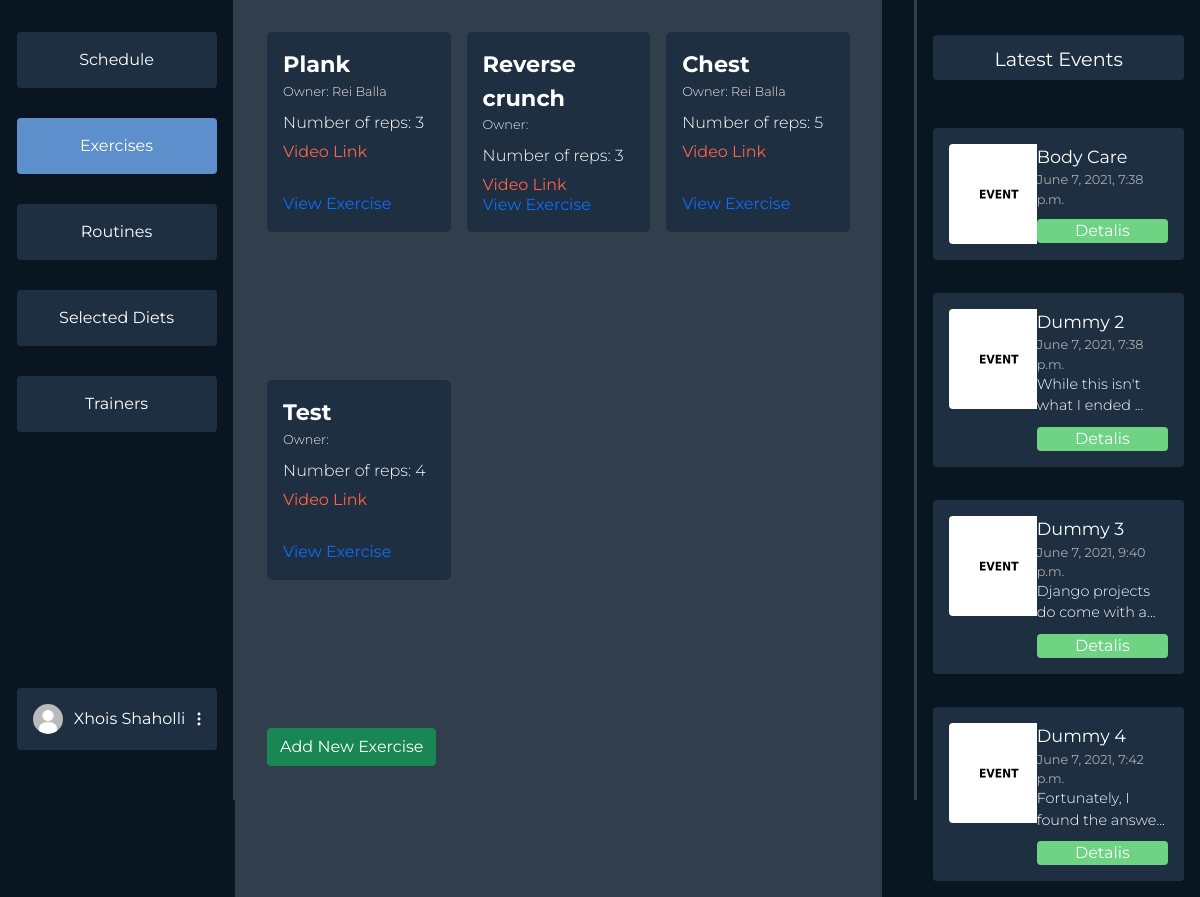
The app's page /dashboard/exercises/ (signed in) with its own data.
### users/models.py (models this page shows, shortened)
class Profile(models.Model):
    user = models.OneToOneField(User, on_delete=models.CASCADE)
    profile_photo = models.ImageField(
        upload_to='media/profiles/', default='profiles/default.jpg')
    height = models.FloatField(default=170.0)
    weight = models.FloatField(default=60.0)
    weight_goal = models.FloatField(default=70.0)
    GENDER_CHOICES = (('F', 'Female'), ('M', 'Male'), ('O', 'Other'))
    gender = models.CharField(
        max_length=9, choices=GENDER_CHOICES, default=GENDER_CHOICES[0])
    FREQUENCY = (
        ('3x', '3 Times a Week'),
        ('4x', '4 Times a Week'),
        ('5x', '5 Times a Week'),
        ('6x', '6 Times a Week'),
    )
    week_frequency = models.CharField(
        max_length=20, choices=FREQUENCY, default=FREQUENCY[0])
    profile_complete = models.BooleanField(default=False)
    selected_diets = models.ManyToManyField(DietPlan, blank=True)
    age = models.IntegerField(null=True)

### dashboards/models.py (models this page shows, shortened)
class Exercise(models.Model):
    owner = models.ForeignKey(User, on_delete=CASCADE,
                              related_name='%(class)s_username', null=True)
    selected_by = models.ManyToManyField(User)
    title = models.CharField(max_length=60, blank=True)
    reps = models.IntegerField(default=3, blank=True)
    desc = models.TextField(blank=True)
    link = models.CharField(max_length=300, blank=True)

class Event(models.Model):
    title = models.CharField(max_length=60, blank=True)
    date = models.DateTimeField(default=datetime.now(), blank=True)
    desc = models.TextField(blank=True)
    thumbnail = models.ImageField(
        upload_to='events/', default='events/default.jpg')

### dashboards/user_views.py (the view)
# urls.py: path('exercises/', user_views.exercises,
@login_required(login_url='login')
def exercises(request):
    events = Event.objects.all()[:4]
    exercises = Exercise.objects.all()
    context = {'options': EXERCISES_NAV,
               'events': events, 'exercises': exercises}
    return render(request, 'dashboards/user/exercises.html', context)

### dashboards/templates/dashboards/user/exercises.html (shortened to what this page needs)
{% extends 'dashboards/user/dashboard.html' %}
{% load static %}
{% block styles %}
<link rel="stylesheet" href="{% static 'css/dashboards/exercises.css' %}">
{% endblock styles %}
{% block middle %}
<div class="exercises">
{% for exercise in exercises %}
    <div class="exercise-card">
        <div class="left-exercise-card">
            <div class="ex-header">
                <div class="exercise-title">{{exercise.title}}</div>
            </div>
            {% if exercise.owner.first_name and exercise.owner.last_name %}
            <div class="exercise-owner">Owner: {{exercise.owner.first_name}} {{exercise.owner.last_name}}</div>
            {% else %}
            <div class="exercise-owner">Owner: {{exercise.owner.username}}</div>
            {% endif %}
            <div class="exercise-reps">Number of reps: {{exercise.reps}}</div>
            <div class="exercise-link"><a href="{{exercise.link}}">Video Link</a></div>
        </div>
        <a href="{% url 'userdashboard-exercise-details' exercise.id %}">View Exercise</a>
    </div>
{% endfor %}
</div>
<div class="mt-3" style="margin-left: 2em;">
    <a class="btn btn-success" href="{% url 'create-exercise' %}">Add New Exercise</a>
</div>
{% endblock middle %}

### dashboards/templates/dashboards/user/dashboard.html (shortened to what this page needs)
{% load static %}
<html>
  <head>
    <link href="https://cdn.jsdelivr.net/npm/bootstrap@5.0.1/dist/css/bootstrap.min.css" rel="stylesheet">
    <link rel="stylesheet" href="{% static 'css/dashboards/main.css' %}">
    <link rel="stylesheet" href="https://cdn.jsdelivr.net/npm/bootstrap-select@1.13.14/dist/css/bootstrap-select.min.css">
    {% block styles %}
    {% endblock styles %}
  </head>
  <body>
  {% block content %}
  {% if user.is_authenticated %}
  <div class="mycontainer">
    <div class="navigation">
      <div class="nav-col">
        <div class="options">
          {% for key, item in options.items %}
            {% if item.isActive %}
            <a class="option-active" href="/dashboard/{{item.url}}">{{ item.name }}</a>
            {% else %}
            <a class="option" href="/dashboard/{{item.url}}">{{ item.name }}</a>
            {% endif %}
          {% endfor %}
        </div>
        <div class="profile-wrapper">
          <div class="user-btn">
            <div class="profile-pic"><img src="{{ user.profile.profile_photo.url }}" alt=""></div>
            {% if user.first_name %}
            <span>{{user.get_full_name}}</span>
            {% else %}
            <span>{{user.username}}</span>
            {% endif %}
            <div class="three-dot"><img src="{% static 'svg/3dots.svg' %}" alt=""></div>
          </div>
        </div>
      </div>
      <div class="divider"></div>
    </div>
    <div class="middle">
    {% block middle %}
    {% endblock middle %}
    </div>
    <div class="events-section">
      <div class="divider"></div>
      <div class="events">
        <div class="latest">
          Latest Events
        </div>
        <div class="items overflow-auto">
        {% for item in events %}
          <div class="event-item">
            <div class="event-item-left">
              <div class="event-thumb"><img src="{{item.thumbnail.url}}"></div>
            </div>
            <div class="event-item-right">
              <div class="title">{{item.title}}</div>
              <div class="date">{{item.date}}</div>
              {% if item.desc|length > 30 %}
                <div class="desc">{{item.desc|slice:":30"}}...</div>
              {% else %}
                <div class="desc">{{item.desc}}</div>
              {% endif %}
              <div class="details">Detalis</div>
            </div>
          </div>
        {% endfor %}
        </div>
      </div>
    </div>
  </div>
  {% endif %}
  {% endblock content %}
  </body>
<html>

### static/css/dashboards/main.css (style rules this page uses)
* { margin: 0; font-family: "Montserrat", sans-serif; overflow: hidden; }
body { background-color: #0a1522; }
.mycontainer { display: flex; flex-direction: row; justify-content: space-between; }
.navigation { width: 20vw; }
.nav-col { display: flex; flex-direction: column; align-items: flex-end; margin: 1em; }
.options { margin-left: 7em; display: flex; flex-direction: column; justify-content: space-between; margin-top: 1em; height: 400px; }
.option { background-color: #1f2f42; color: #fff; padding: 1em; padding-right: 1em; padding-left: 1em; width: 200px; text-align: center; border-radius: 4px; }
a { text-decoration: none; }
.option-active { background-color: #5c8fcc; color: #fff; padding: 1em; padding-right: 1em; padding-left: 1em; width: 200px; text-align: center; border-radius: 4px; }
.user-btn { background-color: #1f2f42; color: #fff; padding: 1em; padding-right: 1em; padding-left: 1em; width: 200px; text-align: center; border-radius: 4px; margin-top: 16em; display: flex; flex-direction: row; align-items: center; justify-content: space-between; }
.profile-pic img { height: 30px; border-radius: 50%; width: auto; }
.navigation { display: flex; flex-direction: row; }
.divider { background-color: #313e4c; width: 4px; height: 100vh; margin: 0; padding: 0; z-index: 10; }
.middle { margin-right: 2em; width: 55vw; background-color: #313e4c; }
.events-section { margin-right: 1em; width: 23vw; display: flex; flex-direction: row; }
.event-thumb img { width: 100px; height: auto; border-radius: 4px; }
.latest { margin-top: 1em; background-color: #1f2f42; color: white; border-radius: 4px; padding: 0.5em 1em 0.5em 1em; text-align: center; font-size: 1.2em; }
.events { margin-top: 1em; margin-left: 1em; display: flex; flex-direction: column; color: white; width: 100%; }
.items { height: 200px; max-height: 800px; margin-top: 2em; display: flex; flex-direction: column; justify-content: space-between; height: 100%; }
.event-item { background-color: #1f2f42; border-radius: 4px; padding: 1em; display: flex; flex-direction: row; margin: 1em 0 1em 0; }
.event-item-left { width: 40%; }
.event-item-right { width: 60%; }
.event-item-right .title { font-size: 1.1em; }
.event-item-right .date { font-size: 0.8em; color: rgb(170, 170, 170); }
.event-item-right .desc { font-weight: 300; font-size: 0.9em; }
.event-item-right .details { margin-top: 10px; background-color: #6ed383; border-radius: 4px; text-align: center; }

### static/css/dashboards/exercises.css (style rules this page uses)
.exercises { margin-top: 2em; display: grid; grid-template-columns: repeat(3, 1fr); gap: 1em; width: 100%; padding: 0 2em 0 2em; height: 85vh; overflow-y: auto; }
.exercise-card { padding: 1em; display: flex; flex-direction: column; align-items: flex-start; justify-content: space-between; color: white; min-height: 200px; max-height: 200px; border-radius: 5px; background-color: #1f2f42; }
.left-exercise-card { flex-direction: column; align-items: flex-start; justify-content: space-between; }
.ex-header { display: flex; flex-direction: row; width: 100%; align-items: stretch; }
.exercise-title { font-size: 1.4em; font-weight: bold; }
.exercise-owner { font-size: 0.8em; color: rgb(236, 234, 234); font-weight: 300; margin-bottom: 10px; }
.exercise-link { margin-top: 5px; }
.exercise-link a { color: tomato; }
.exercise-reps { font-size: 1em; font-weight: 300; }

### records on screen
Exercise: title "Plank", owner.first_name "Rei", owner.last_name "Balla", reps "3"
Exercise: title "Reverse crunch", reps "3"
Exercise: title "Chest", owner.first_name "Rei", owner.last_name "Balla", reps "5"
Exercise: title "Test", reps "4"
Event: thumbnail (placeholder picture), title "Body Care", date "June 7, 2021, 7:38 p.m."
Event: thumbnail (placeholder picture), title "Dummy 2", date "June 7, 2021, 7:38 p.m.", desc "While this isn't what I ended"
Event: thumbnail (placeholder picture), title "Dummy 3", date "June 7, 2021, 9:40 p.m.", desc "Django projects do come with a"
Event: thumbnail (placeholder picture), title "Dummy 4", date "June 7, 2021, 7:42 p.m.", desc "Fortunately, I found the answe"

### other values on screen
{{ item.name }} "Schedule" "Routines" "Selected Diets" "Trainers"
{{ item.name }} "Exercises"
{{ user.get_full_name }} "Xhois Shaholli"
